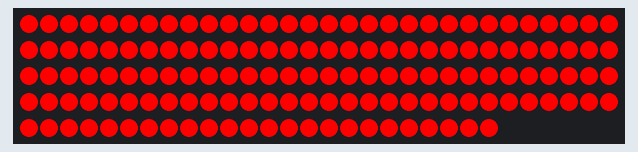
The sketch below on a simulated Arduino Uno, built with avr-gcc and run on an emulated ATmega328P. Parts: 144 RGB LEDs in strip order, left to right, continuing on the next row.

Above: at 0.18 s.

The sketch:

strobe.ino
```cpp
#include <Adafruit_NeoPixel.h>
#define PIN 6
#define LED_CNT 144

Adafruit_NeoPixel strip = Adafruit_NeoPixel(LED_CNT, PIN, NEO_GRB + NEO_KHZ800);

void setup() {
  strip.begin();
  strip.show();
}

void loop() {

  strobe(strip.Color(255, 0, 0), 10, 25, 1000);

}

void strobe(uint32_t color, int flashCnt, int flashWait, int cycleWait) {

  for (int i = 0; i < flashCnt; i++) {
    strip.fill(color, 0, LED_CNT);
    strip.show();
    delay(flashWait);
    strip.clear();
    strip.show();
    delay(flashWait);
  }
  delay(cycleWait);

}
```
